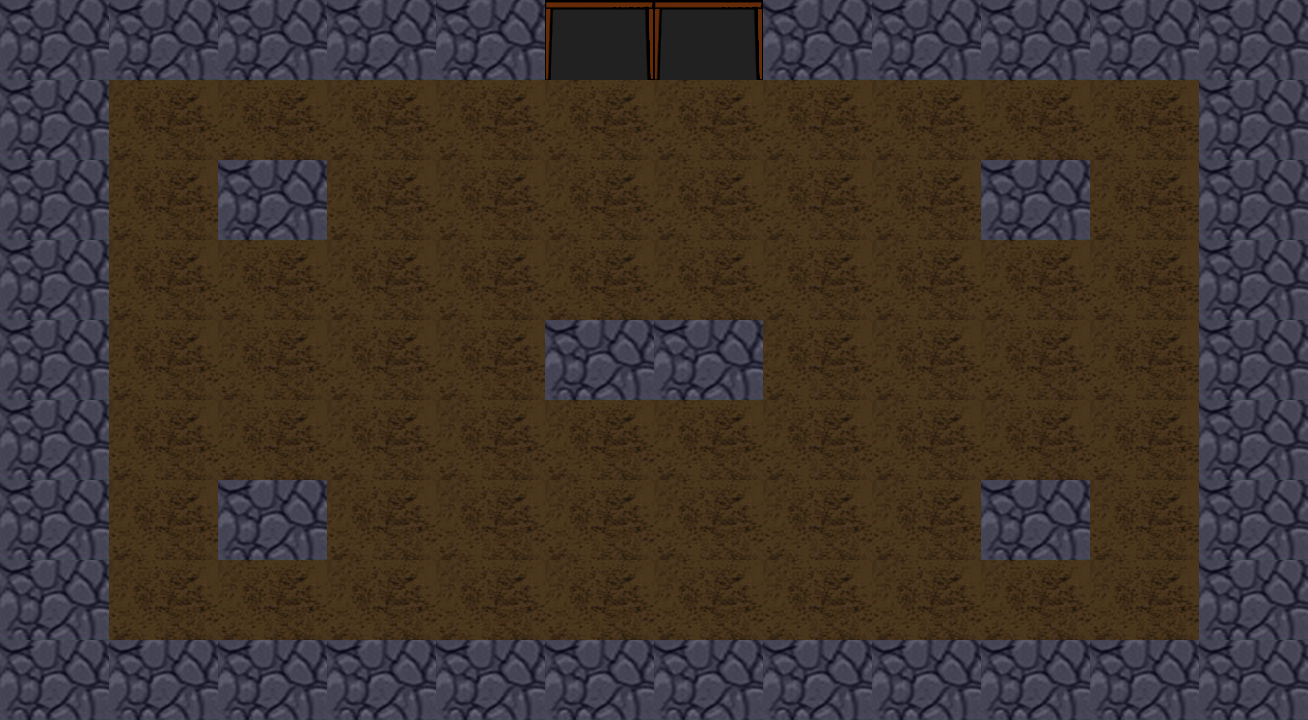

Tiled map render using the project's own tile images. Description and the whole map definition, tile-layer contents included, below:
An orthogonal 12x9 tile map with 109x80 px tiles, 1 tile layer (sala10).

<map version="1.0" orientation="orthogonal" width="12" height="9" tilewidth="109" tileheight="80">
 <tileset firstgid="1" name="tileset3" tilewidth="109" tileheight="80">
  <image source="tileset3.png" trans="ffffff" width="256" height="256" />
 </tileset>
 <layer name="sala10" width="12" height="9">
  <data>
   <tile gid="2" />
   <tile gid="2" />
   <tile gid="2" />
   <tile gid="2" />
   <tile gid="2" />
   <tile gid="6" />
   <tile gid="6" />
   <tile gid="2" />
   <tile gid="2" />
   <tile gid="2" />
   <tile gid="2" />
   <tile gid="2" />
   <tile gid="2" />
   <tile gid="4" />
   <tile gid="4" />
   <tile gid="4" />
   <tile gid="4" />
   <tile gid="4" />
   <tile gid="4" />
   <tile gid="4" />
   <tile gid="4" />
   <tile gid="4" />
   <tile gid="4" />
   <tile gid="2" />
   <tile gid="2" />
   <tile gid="4" />
   <tile gid="2" />
   <tile gid="4" />
   <tile gid="4" />
   <tile gid="4" />
   <tile gid="4" />
   <tile gid="4" />
   <tile gid="4" />
   <tile gid="2" />
   <tile gid="4" />
   <tile gid="2" />
   <tile gid="2" />
   <tile gid="4" />
   <tile gid="4" />
   <tile gid="4" />
   <tile gid="4" />
   <tile gid="4" />
   <tile gid="4" />
   <tile gid="4" />
   <tile gid="4" />
   <tile gid="4" />
   <tile gid="4" />
   <tile gid="2" />
   <tile gid="2" />
   <tile gid="4" />
   <tile gid="4" />
   <tile gid="4" />
   <tile gid="4" />
   <tile gid="2" />
   <tile gid="2" />
   <tile gid="4" />
   <tile gid="4" />
   <tile gid="4" />
   <tile gid="4" />
   <tile gid="2" />
   <tile gid="2" />
   <tile gid="4" />
   <tile gid="4" />
   <tile gid="4" />
   <tile gid="4" />
   <tile gid="4" />
   <tile gid="4" />
   <tile gid="4" />
   <tile gid="4" />
   <tile gid="4" />
   <tile gid="4" />
   <tile gid="2" />
   <tile gid="2" />
   <tile gid="4" />
   <tile gid="2" />
   <tile gid="4" />
   <tile gid="4" />
   <tile gid="4" />
   <tile gid="4" />
   <tile gid="4" />
   <tile gid="4" />
   <tile gid="2" />
   <tile gid="4" />
   <tile gid="2" />
   <tile gid="2" />
   <tile gid="4" />
   <tile gid="4" />
   <tile gid="4" />
   <tile gid="4" />
   <tile gid="4" />
   <tile gid="4" />
   <tile gid="4" />
   <tile gid="4" />
   <tile gid="4" />
   <tile gid="4" />
   <tile gid="2" />
   <tile gid="2" />
   <tile gid="2" />
   <tile gid="2" />
   <tile gid="2" />
   <tile gid="2" />
   <tile gid="2" />
   <tile gid="2" />
   <tile gid="2" />
   <tile gid="2" />
   <tile gid="2" />
   <tile gid="2" />
   <tile gid="2" />
  </data>
 </layer>
</map>
